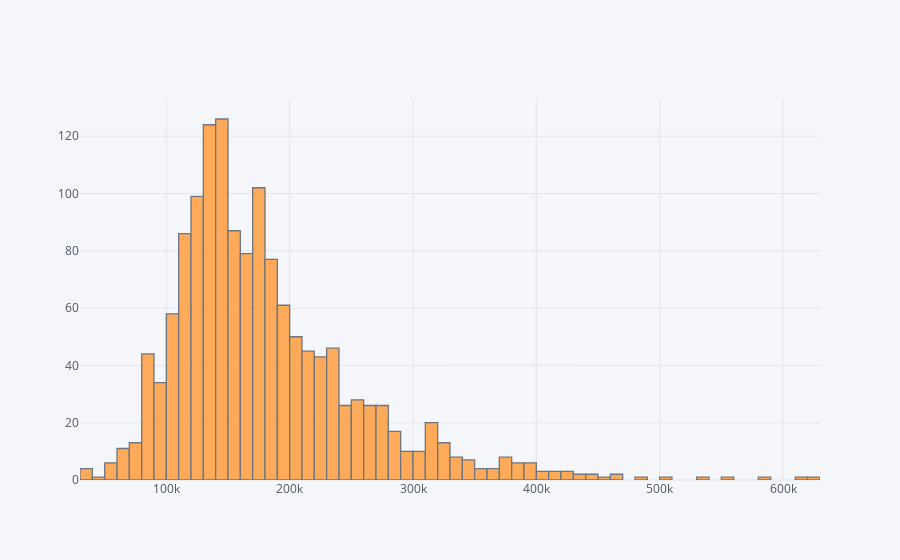

Here is the notebook cell this chart was saved with:
### Code cell
y_train.iplot(kind='hist', bins=60)

### Figure 1 — Plotly figure (JSON) as saved in the notebook; plotly's stock layout.template omitted (floating-point values rounded to 4 significant figures; data arrays with more than 128 entries replaced by an {"elided": "..."} marker saying what was removed)
{"data": [{"histfunc": "count", "histnorm": "", "marker": {"color": "rgba(255, 153, 51, 1.0)", "line": {"color": "#4D5663", "width": 1.3}}, "name": "SalePrice", "nbinsx": 60, "opacity": 0.8, "orientation": "v", "type": "histogram", "uid": "b4625bd4-0de9-434e-8050-bed22e3f0384", "x": {"elided": "1438 int values"}}], "layout": {"barmode": "overlay", "legend": {"bgcolor": "#F5F6F9", "font": {"color": "#4D5663"}}, "paper_bgcolor": "#F5F6F9", "plot_bgcolor": "#F5F6F9", "title": {"font": {"color": "#4D5663"}}, "xaxis": {"gridcolor": "#E1E5ED", "showgrid": true, "tickfont": {"color": "#4D5663"}, "title": {"font": {"color": "#4D5663"}, "text": ""}, "zerolinecolor": "#E1E5ED"}, "yaxis": {"gridcolor": "#E1E5ED", "showgrid": true, "tickfont": {"color": "#4D5663"}, "title": {"font": {"color": "#4D5663"}, "text": ""}, "zerolinecolor": "#E1E5ED"}}}
